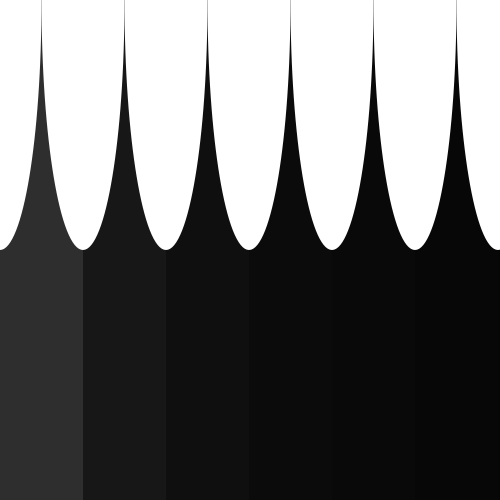
Frame 1 (no input)
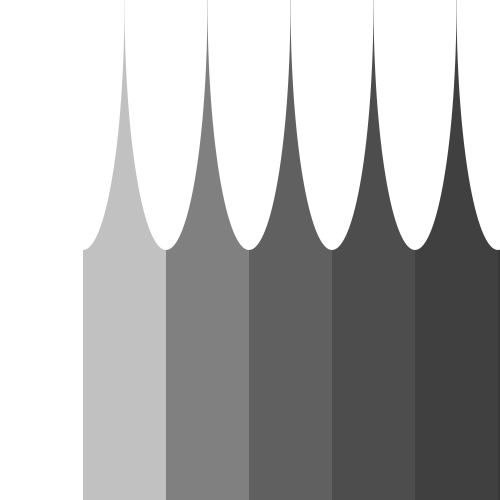
Frame 60 (the mouse pressed at the canvas centre just before this capture)
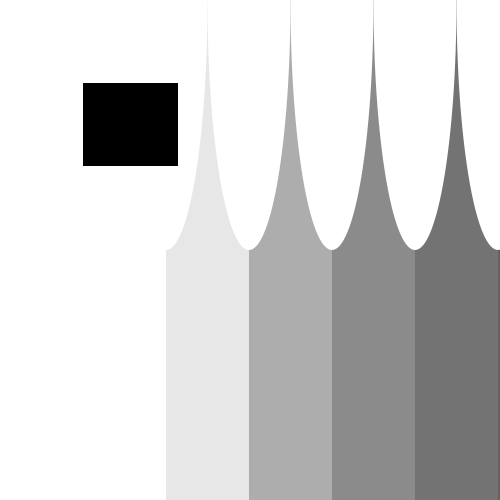
Frame 120 (the mouse held since frame 60 and released just before this capture)

The Processing sketch that drew these frames (run headless with seeded random() and noise(); from frame 60 on, the mouse is pressed at the canvas centre):

// Processing sketch: processing_79729
// ── processing_79729.pde

float scale;


void setup()
{
  size(500,500);
  noStroke();
  scale = width/6;
}

void draw()
{
  int[] numbers={millis(), second()};
  int m = numbers[0]; 
  int s = numbers[1];
 
 
  for(int i=0; i<scale; i++)
  {
  colorMode(100, (i+1) * scale * 10);
  fill(millis()%((i+4) * scale * 10) );
  rect(i*scale, 0, scale, height); 
  }
  for (int j=0; j<scale; j++)
  {
    colorMode(HSB, (j+5) * scale * 10);
    fill(second()*((j+7) * scale * 10));
    ellipse( j*scale, 0, scale, height);
  }
 if (mousePressed||numbers[1]==2)
{
  fill(83);
 rect(83, 83,95, 83);
 }
 if (keyPressed||numbers[1]==5)
 {
   fill(115);                     
   ellipse(45, 45, 45, 45);
 } 
}
